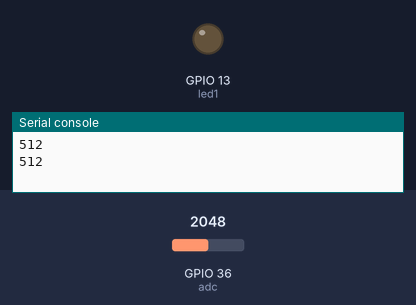
Bench run of a program on a simulated ESP32 board running MicroPython. Shown: output pins drawn as LEDs (lit = HIGH), the last lines printed to the serial console. The inputs (shaded band) are chosen by the test bench; at power-on: GPIO 36 (adc) = 2048 (analog values on the 0–4095 scale).

Above: at 1.2 s.
1.3 s: GPIO 36 (adc) set to 2087
At 3.0 s:
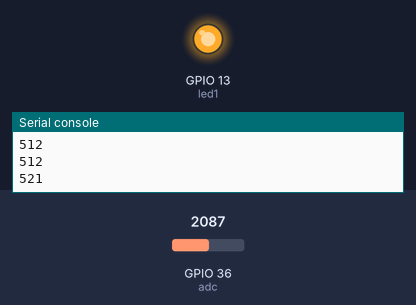
3.5 s: GPIO 36 (adc) set to 2047
At 4.5 s:
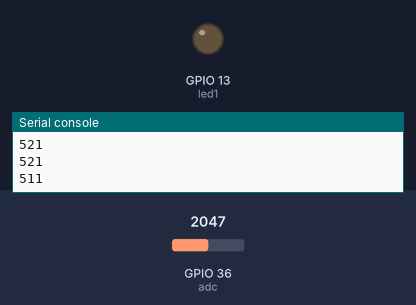
5.5 s: GPIO 36 (adc) set to 2866
At 7.3 s:
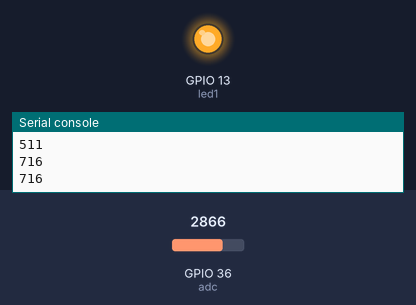
Timing chart, 0 to 8.8 s (numbered marks = the images above; inputs shaded):
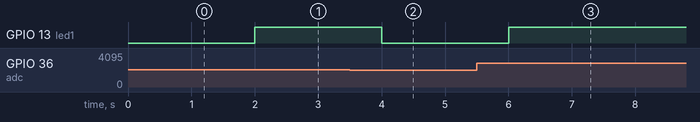

Measured:
- the behaviour switches between 2051 and 2052 on GPIO 36 (adc) (found by bisection; images 0 and 1)
- after the input at 1.3 s, GPIO 13 (led1): LOW → HIGH after 0.70 s
- after the input at 3.5 s, GPIO 13 (led1): HIGH → LOW after 0.50 s
- after the input at 5.5 s, GPIO 13 (led1): LOW → HIGH after 0.50 s

The program:

ldr.py
```python
"""
analog read
"""

from machine import Pin,ADC
from time import sleep

adc = ADC(Pin(36))
adc.atten(ADC.ATTN_11DB)    # set 11dB input attentuation (voltage range roughly 0.0v - 3.6v)
adc.width(ADC.WIDTH_10BIT)   # set 10 bit return values (returned range 0-1023)
led1 = Pin(13,Pin.OUT)


while True:
    valeur=adc.read()
    print(valeur)
    if valeur>512:
        led1.on()
    else:
        led1.off()
    sleep(1)
```
